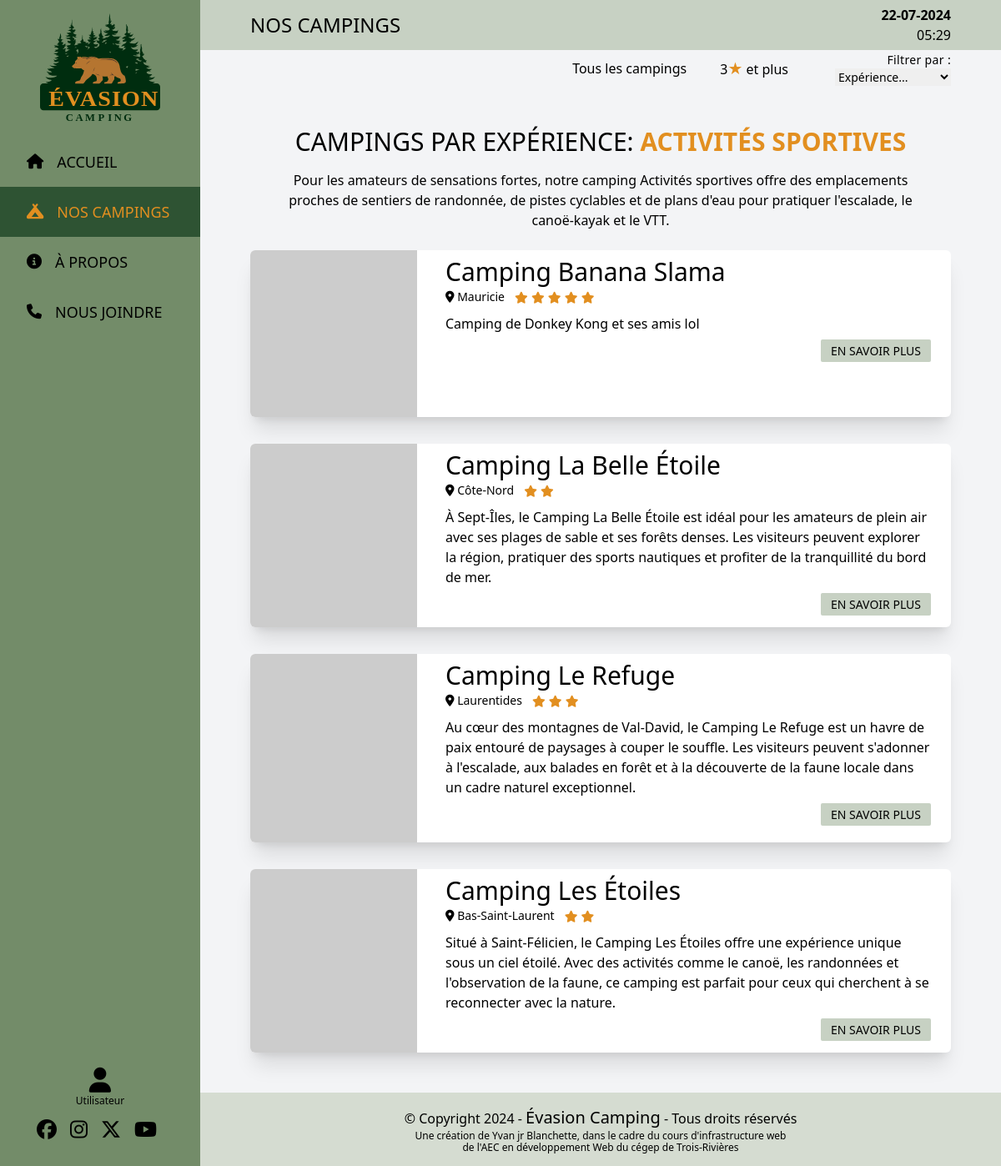
Screenshot of /liste_campings_par_experience.php?experience_id=2 with the database file from the repository.
### tables this page shows
CREATE TABLE `experiences` (
  `id` int NOT NULL,
  `name` varchar(50) NOT NULL,
  `description` varchar(255) NOT NULL
);

CREATE TABLE `campings` (
  `id` int NOT NULL,
  `name` varchar(50) NOT NULL,
  `region` varchar(50) NOT NULL,
  `address` varchar(100) NOT NULL,
  `city` varchar(50) NOT NULL,
  `postal_code` varchar(20) NOT NULL,
  `description` text NOT NULL,
  `nb_terrains` int NOT NULL,
  `popularite` int NOT NULL,
  `nb_stars` int NOT NULL,
  `actif` tinyint(1) NOT NULL,
  `accept_animals` tinyint(1) NOT NULL,
  `date_inscription` date NOT NULL,
  `experience_id` int NOT NULL,
  `id_picsum` int NOT NULL
);

### liste_campings_par_experience.php (the view, shortened to what this page needs)
<?php
include_once(__DIR__ . '/_components/Header.php');
$experience_id = $_GET['experience_id'];
$campings = [];
$experience_name = '';
$experience_description = '';
if ($experience_id) {
  $experience_details = $mysqli->query("SELECT name, description FROM experiences WHERE id = '$experience_id'");
  if ($experience_details) {
    $experience_data = $experience_details->fetch_assoc();
    $experience_name = $experience_data['name'];
    $experience_description = $experience_data['description'];
  }
  $request = $mysqli->prepare("
        SELECT
            campings.id AS id,
            campings.name AS name,
            campings.region AS region,
            campings.nb_stars AS nb_stars,
            campings.id_picsum AS id_picsum,
            campings.description AS description
        FROM
            campings
        JOIN
            experiences ON campings.experience_id = experiences.id
        WHERE
            campings.experience_id = ?
            AND campings.actif = 1
        ORDER BY
            name ASC
    ");
  if ($request) {
    $request->bind_param('i', $experience_id);
    $request->execute();
    $result = $request->get_result();
    $campings = $result->fetch_all(MYSQLI_ASSOC);
  }
}
?>
<div class="min-h-screen w-[100vw] flex justify-between">
    <?php include_once(__DIR__ . '/_components/Sidebar.php') ?>
  <div class="flex flex-col justify-between w-[100vw] lg:w-[80vw]">
    <?php include_once(__DIR__ . '/_components/Navbar.php') ?>
    <main class="flex-1 py-12 px-[5vw] bg-gray-100">
      <h1 class="text-lg md:text-3xl uppercase text-center mb-4">Campings par expérience: <span class="text-[#E28F20] font-bold"><?= $experience_name ?></span></h1>
      <p class="text-sm md:text-base text-center mb-6 w-[90%] mx-auto"><?= $experience_description ?></p>
      <div class="flex flex-col gap-6">
        <ul class="space-y-8">
          <?php foreach ($campings as $camping) { ?>
            <li>
              <div class="min-h-[200px] rounded-md bg-white shadow-xl flex flex-col md:flex-row">
                <div class="w-[100%] md:w-1/4">
                  <img class="w-[100%] md:w-[200px] h-full rounded-l-md object-cover" src="https://picsum.photos/id/<?= $camping['id_picsum'] ?>/200/200" alt="<?= $camping['name'] ?>">
                </div>
                <div class="md:w-3/4 px-6 pt-2 pb-4 flex flex-col">
                  <h4 class="text-lg text-center md:text-start md:text-3xl"><?= $camping['name'] ?></h4>
                  <div class="mb-2 flex items-center gap-3 justify-center md:justify-start">
                    <div class="text-center text-sm">
                      <i class="fa-solid fa-location-dot"></i>
                      <span><?= $camping['region'] ?></span>
                    </div>
                    <div class="text-center">
                      <?php for ($i = 0; $i < $camping['nb_stars']; $i++) { ?>
                        <i class="fa-solid fa-star text-sm text-[#E28F20]"></i>
                      <?php } ?>
                    </div>
                  </div>
                  <p class="hidden md:block"><?= $camping['description'] ?></p>
                  <div class="text-center md:text-end mt-2">
                    <a href="fiche_camping.php?id=<?= $camping['id'] ?>" class="bg-[#C7D1C3] hover:bg-[#738C69] px-3 py-1 rounded-sm uppercase font-medium text-sm transition-all duration-300">En savoir plus</a>
                  </div>
                </div>
              </div>
            </li>
          <?php } ?>
        </ul>
      </div>
    </main>
    <?php include_once(__DIR__ . '/_components/Footer.php'); ?>

### rows the page displays
experiences: name "ACTIVITÉS SPORTIVES", description "Pour les amateurs de sensations fortes, notre camping Activités sportives offre des emplacements proches de sentiers de randonnée, de pistes cyclables et de plans d'eau pour pratiquer l'escalade, le canoë-kayak et le VTT."
campings: name "Camping Banana Slama", region "Mauricie", nb_stars 5 (drawn), description "Camping de Donkey Kong et ses amis lol"
campings: name "Camping La Belle Étoile", region "Côte-Nord", nb_stars 2 (drawn), description "À Sept-Îles, le Camping La Belle Étoile est idéal pour les amateurs de plein air avec ses plages de sable et ses forêts denses. Les visiteurs peuvent explorer la région, pratiquer des sports nautiques et profiter de la tranquillité du bord de mer."
campings: name "Camping Le Refuge", region "Laurentides", nb_stars 3 (drawn), description "Au cœur des montagnes de Val-David, le Camping Le Refuge est un havre de paix entouré de paysages à couper le souffle. Les visiteurs peuvent s'adonner à l'escalade, aux balades en forêt et à la découverte de la faune locale dans un cadre naturel exceptionnel."
campings: name "Camping Les Étoiles", region "Bas-Saint-Laurent", nb_stars 2 (drawn), description "Situé à Saint-Félicien, le Camping Les Étoiles offre une expérience unique sous un ciel étoilé. Avec des activités comme le canoë, les randonnées et l'observation de la faune, ce camping est parfait pour ceux qui cherchent à se reconnecter avec la nature."

### other values shown
$link['name'] "ACCUEIL"
$link['name'] "NOS CAMPINGS"
$link['name'] "À PROPOS"
$link['name'] "NOUS JOINDRE"
formatTitle($title) "NOS CAMPINGS"
getCurrentDate() "22-07-2024"
